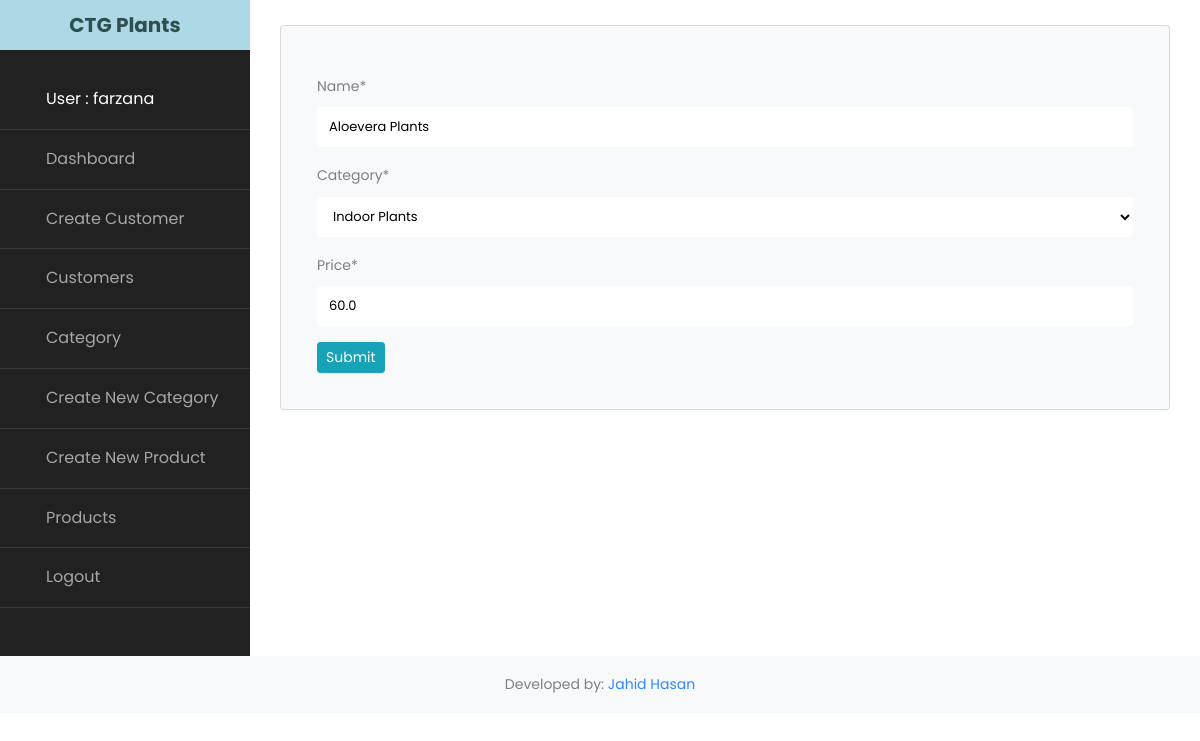
/update_product/1/ (signed in), run on the app's committed database.
### accounts/models.py (models this page shows, shortened)
class Product(models.Model):
	name = models.CharField(max_length=50, null=True)
	category = models.ForeignKey(Category,null =True, on_delete=models.SET_NULL)
	price = models.FloatField(null=True)
	date_created = models.DateTimeField(auto_now_add=True, null=True)

class Category(models.Model):
	name = models.CharField(max_length=50, null=True)
	date_created = models.DateTimeField(auto_now_add=True, null=True)
	def __str__(self):
		return self.name

### accounts/views.py (the view)
# urls.py: path('update_product/<str:pk>/', views.updateProduct,name="update-product"),
@login_required
def updateProduct(request,pk):
	query = Product.objects.get(id=pk)
	form = ProductUpdateForm(instance=query)
	if request.method == 'POST':
		form = ProductUpdateForm(request.POST, instance=query)
		if form.is_valid():
			form.save()
			return redirect('products')
	context = {
		'form':form
	}
	return render(request, 'accounts/create_product.html', context)

### accounts/forms.py
class ProductUpdateForm(ModelForm):
	class Meta:
		model = Product
		fields = '__all__'

### accounts/templates/accounts/create_product.html (shortened to what this page needs)
{% extends 'accounts/main.html' %}
{% load static %}
{% load crispy_forms_tags %}
{% block content %}
<br>
<div class="col-lg-12" style="">
	<div class="card p-3 bg-light">
  <div class="card-body">
 		<form action="" method="POST">
			    {{ form|crispy }}
	<input type="submit" class="btn btn-sm btn-info" value="Submit">
	</form>
  </div>
</div>
</div>
{% endblock %}

### accounts/templates/accounts/sidebar.html (shortened to what this page needs)
	{% load static %}
    <nav id="sidebar">
	  		<h1 class="text-center"><a href="{% url 'home' %}" class="logo">CTG Plants</a></h1>
        <ul class="list-unstyled components mb-5">
          {% if user.is_authenticated %}
          <li class="active">
            <a href="#">User : {{user.username}}</a>
          </li>
          <li class="">
            <a href="{% url 'home' %}"> Dashboard</a>
          </li>
          <li>
              <a href="{% url 'create_customer' %}"> Create Customer</a>
          </li>
          <li>
            <a href="{% url 'customers' %}"> Customers</a>
          </li>
            <li>
            <a href="{% url 'categories' %}"> Category</a>
          </li>
            <li>
            <a href="{% url 'create_category' %}"> Create New Category</a>
          </li>
            <li>
            <a href="{% url 'create_product' %}"> Create New Product</a>
          </li>
          <li>
            <a href="{% url 'products' %}"> Products</a>
          </li>
           <li>
            <a href="{% url 'logout' %}"> Logout</a>
          </li>
           {% else %}
           <li>
            <a href="#"><span class="fa fa-sign mr-3"></span> Login</a>
          </li>
          {% endif %}
        </ul>
    	</nav>

### data on the page
Product: name "Aloevera Plants", category "Indoor Plants", price "60.0"

### other printed values
{{ user.username }} "farzana"
